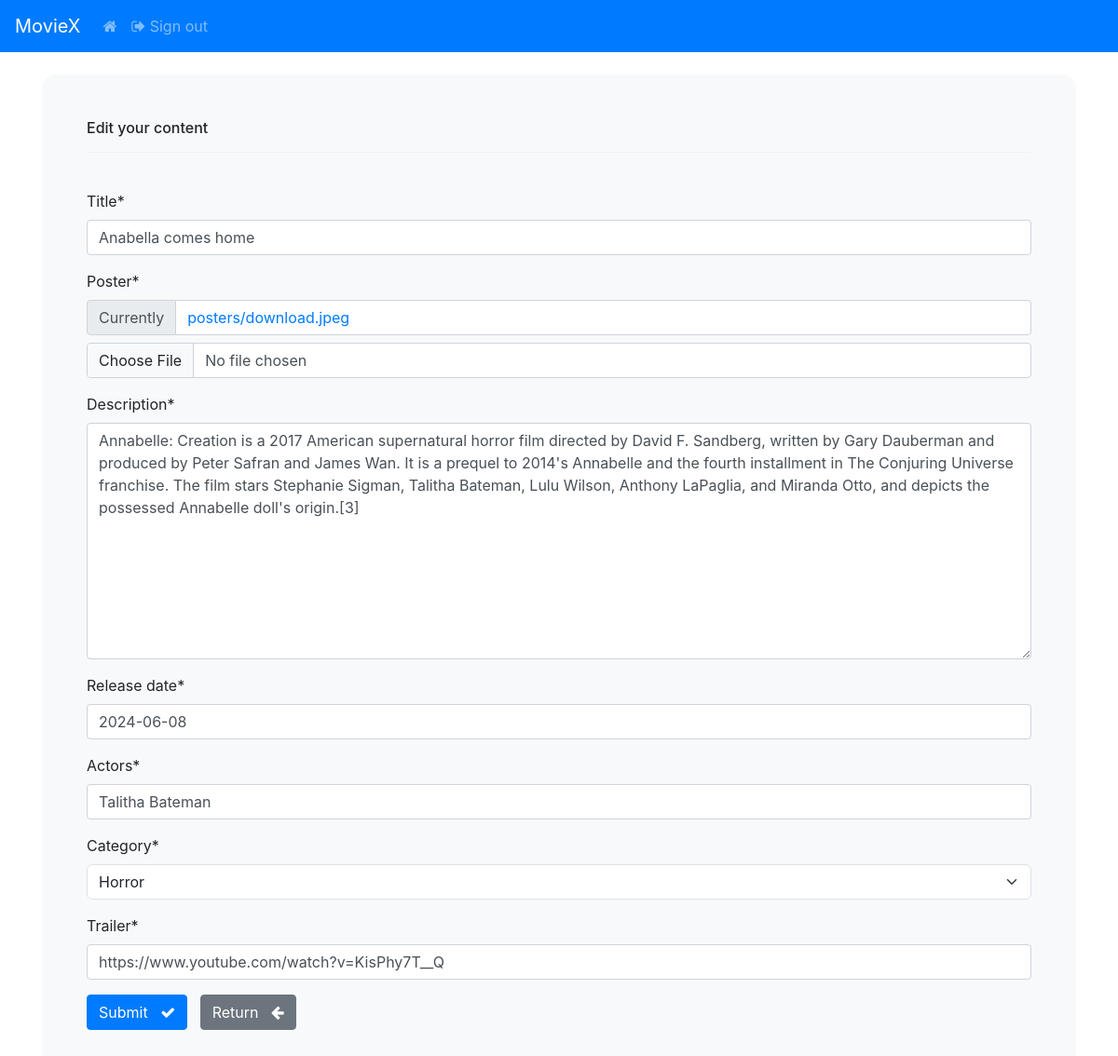
The page /update/1/ (signed in) on the database its author committed.
### movieapp/models.py (models this page shows, shortened)
class Movie(models.Model):
    title = models.CharField(max_length=100)
    poster = models.ImageField(upload_to='posters/')
    description = models.TextField()
    release_date = models.DateField()
    actors = models.CharField(max_length=200)
    category = models.ForeignKey(Genre, on_delete=models.CASCADE)
    trailer = models.URLField()
    date_posted = models.DateTimeField(auto_now_add=True)
    user = models.ForeignKey(User, on_delete=models.CASCADE)

### movieapp/views.py (the view)
# urls.py: path('update/<int:id>/', views.update, name='update'),
@login_required(login_url='my_login')
def update(request, id):
    movie = get_object_or_404(Movie, id=id)
    if movie.user != request.user:
        return HttpResponseForbidden("")
    if request.method == 'POST':
        form = UpdateMovieForm(request.POST, request.FILES, instance=movie)
        if form.is_valid():
            form.save()
            return redirect("dashboard")
    else:
        form = UpdateMovieForm(instance=movie)
        return render(request, 'movieapp/edit.html', {'form': form, 'movie': movie})

### movieapp/forms.py
class UpdateMovieForm(forms.ModelForm):
    class Meta:
        model = Movie
        fields = ['title', 'poster', 'description', 'release_date', 'actors', 'category', 'trailer']
        exclude = ['user']

### movieapp/models.py (called while the page is built)
    def __str__(self):
        return self.name

### movieapp/templates/movieapp/edit.html (shortened to what this page needs)
{% extends 'movieapp/base.html' %}
{% load crispy_forms_tags %}
{% block content %}
<body>
    <div class="container bg-light shadow-md p-5 form-layout">
        <h6> Edit your content </h6>
        <hr>
        <br>
        <form method="POST" enctype="multipart/form-data" autocomplete="off">
            {{ form|crispy }}
            <button type="submit" class="btn btn-primary">
                Submit &nbsp; <i class="fa fa-check" aria-hidden="true"></i>
            </button>
            <a href="{% url 'dashboard' %}" class="btn btn-secondary">
                Return &nbsp; <i class="fa fa-arrow-left" aria-hidden="true"></i>
            </a>
        </form>
    </div>
    <br>
</body>
{% endblock %}

### static/css/styles.css (style rules this page uses)
.form-layout { border-radius:15px; width: 500px; }

### rows shown on the page
Movie: title "Anabella comes home", description "Annabelle: Creation is a 2017 American supernatural horror film directed by David F. Sandberg, written by Gary Dauberman and produced by Peter Safran and James Wan. It is a prequel to 2014's Annabelle and the fourth installment in The Conjuring Universe franchise. The film stars Stephanie Sigman, Talitha Bateman, Lulu Wilson, Anthony LaPaglia, and Miranda Otto, and depicts the possessed Annabelle doll's origin.[3]", release_date "2024-06-08", actors "Talitha Bateman", category "Horror", trailer "https://www.youtube.com/watch?v=KisPhy7T__Q"
